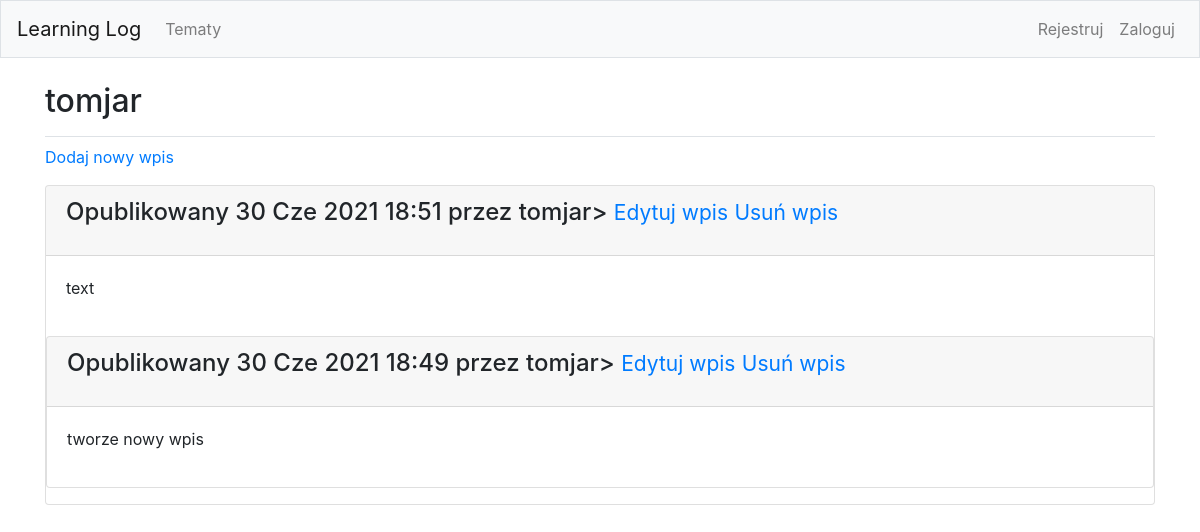
Page /topics/16/ on the committed database.
### learning_logs/models.py (models this page shows, shortened)
class Topic(models.Model):
    text = models.CharField(max_length=200)
    date_added = models.DateTimeField(auto_now_add=True)
    owner = models.ForeignKey(User, on_delete=models.CASCADE)
    def __str__(self):
        return self.text

class Entry(models.Model):
    topic = models.ForeignKey(Topic, on_delete=models.CASCADE)
    text = models.TextField()
    data_added = models.DateTimeField(auto_now_add=True)
    class Meta:
        verbose_name_plural = 'entries'

### learning_logs/views.py (the view)
# urls.py: path('topics/<int:topic_id>/', views.topic, name='topic'),
def topic(request, topic_id):
    topic = Topic.objects.get(id=topic_id)
    entries = topic.entry_set.order_by('-data_added')
    context = {'topic' : topic, 'entries' : entries}
    return render(request, 'learning_logs/topic.html', context)

### learning_logs/templates/learning_logs/topic.html (shortened to what this page needs)
{% extends 'learning_logs/base.html' %}
{% block page_header %}
    <h2> {{ topic }} </h2>
{% endblock page_header %}
{% block content %}
    <p>
        <a href="{% url 'learning_logs:new_entry' topic.id %}">Dodaj nowy wpis</a>
    </p>
    {% for entry in entries %}
        <div class="card mb-3">
            <h4 class="card-header">
                <p class="date">Opublikowany {{ entry.data_added|date:'d M Y H:i' }} przez {{ topic.owner }}>
                    <small><a href=" {% url 'learning_logs:edit_entry' entry.id %}">Edytuj wpis</a></small>
                    <small><a href=" {% url 'learning_logs:remove_entry' entry.id %}">Usuń wpis</a></small>
                </h4>
                <div class="card-body">
                    {{ entry.text|linebreaks }}
                </div>
    {% empty %}
        Nie ma jeszcze żadnego wpisu dla tego tematu.
    {% endfor %}
{% endblock content %}

### rows in the picture
Topic: text "tomjar", owner "tomjar"
Entry: data_added "30 Cze 2021 18:51", text "text"
Entry: data_added "30 Cze 2021 18:49", text "tworze nowy wpis"
